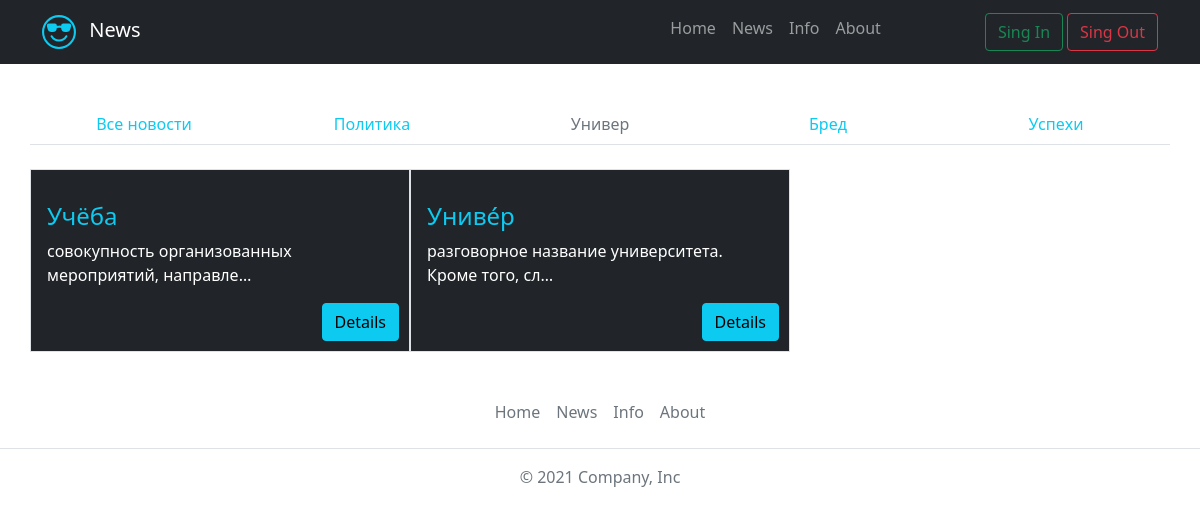
The app's page /news/univer with its own data.
### main/models.py (models this page shows, shortened)
class Topic(models.Model):
    name = models.CharField(max_length=255, db_index=True, verbose_name='Название темы')
    slug = models.SlugField(max_length=255, db_index=True, unique=True, verbose_name='url')
    def get_absolute_url(self):
        return reverse('news_topic', kwargs={'topic': self.slug})
    class Meta:
        verbose_name = 'Тема'
        verbose_name_plural = 'Темы'

class News(models.Model):
    title = models.CharField(max_length=255, verbose_name='Заголовок')
    content = models.TextField(blank=True, verbose_name='Контент')
    slug = models.SlugField(max_length=255, unique=True, db_index=True, verbose_name='url')
    photo = models.ImageField(upload_to='photo/%Y/%m/%d', verbose_name='Фото')
    time_create = models.DateTimeField(auto_now_add=True, verbose_name='Время создания')
    time_update = models.DateTimeField(auto_now=True, verbose_name='Время обновления')
    is_posted = models.BooleanField(default=False, verbose_name='Опубликовано')
    topic = models.ForeignKey('Topic', on_delete=models.PROTECT, verbose_name='Тема')
    def get_absolute_url(self):
        return reverse('news_post', kwargs={'topic': Topic.objects.filter(pk=self.topic_id)[0].slug,
                                            'post': self.slug})
    class Meta:
        verbose_name = 'Новость'
        verbose_name_plural = 'Новости'
        ordering = ['-title', 'content']

### main/views.py (the view)
# urls.py: path('news/<slug:topic>', news_topic, name='news_topic'),
def news_topic(request, topic):
    topic_row = get_object_or_404(Topic, slug=topic)
    return render(request, 'main/news.html', {'title': 'News',
                                              'title_h1': topic_row.name,
                                              'active': topic_row.pk,
                                              'news': News.objects.filter(topic_id=topic_row.pk),
                                              'menu': Topic.objects.all()})

### main/templates/main/news.html (shortened to what this page needs)
{% extends 'main/base.html' %}
{% block content %}
<div class="container">
    <div class="row mb-4 pb-2 border-bottom text-center">
        <div class="col-md col-sm-12">
            {% if active == 0 %}
            <span style="text-decoration: none; color: #6c757d;">
                Все новости
            </span>
            {% else %}
            <a href="{% url 'news' %}" style="text-decoration: none; color:#0dcaf0;">
                Все новости
            </a>
            {% endif %}
        </div>
        {% for el in menu %}
        <div class="col-md col-sm-12">
            {% if el.pk != active %}
            <a href="{{ el.get_absolute_url }}" style="text-decoration: none; color:#0dcaf0;">
                {{ el.name }}
            </a>
            {% else %}
            <span style="text-decoration: none; color: #6c757d;">
                {{ el.name }}
            </span>
            {% endif %}
        </div>
        {% endfor %}
    </div>
    <div class="row">
        {% for new in news %}
        <div class="col-lg-4 col-md-6 col-sm-12 p-3 pb-5 border-end border position-relative bg-dark">
            <p>
                <h4 style="color: #0dcaf0;">{{ new.title }}</h4>
                <span style="color: white;">{{ new.content|truncatechars:50 }}</span>
            </p>
            <a href="{{ new.get_absolute_url }}" class="btn btn-info position-absolute" style="bottom: 10px; right: 10px;">Details</a>
        </div>
        {% endfor %}
    </div>
</div>
{% endblock %}

### records on screen
Topic: name "Политика"
Topic: name "Универ"
Topic: name "Бред"
Topic: name "Успехи"
News: title "Учёба", content "совокупность организованных мероприятий, направле…"
News: title "Униве́р", content "разговорное название университета. Кроме того, сл…"
